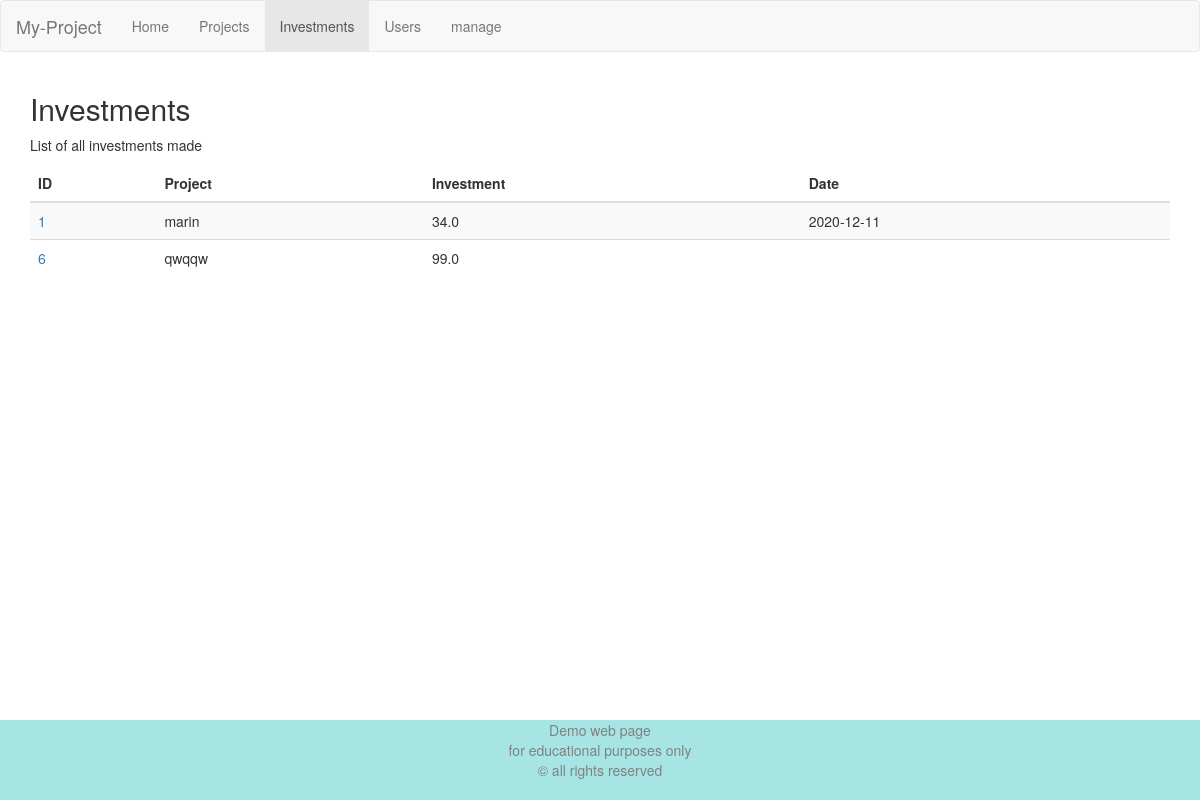
Screenshot of /investments with the database file from the repository.
### models.py (models this page shows)
class BaseModel(Model):
    class Meta:
        database = database

class ProjectInvestment(BaseModel):
    investment_id = AutoField()
    investment = FloatField()
    investment_date = DateField(default=datetime.date.today)
    project_id = ForeignKeyField(Projects, backref='investment')
    class Meta:
        table_name = 'project_investment'

class Projects(BaseModel):
    project_id = AutoField()
    budget = FloatField(null=True)
    comments = TextField(null=True)
    completion = DateField(null=True)
    forcast = FloatField(null=True)
    project_name = TextField(unique=True)
    class Meta:
        table_name = 'projects'

### app.py (the view)
@app.route('/investments')
def investments():
    inv_list = [
        row for row in Projects.select(Projects, ProjectInvestment).join(
            ProjectInvestment).order_by(Projects.project_name).dicts()
    ]
    return render_template('investments.j2', inv=inv_list)

### app.py (called while the page is built)
@app.before_request
def _db_connect():
    database.connect()

@app.teardown_request
def _db_close(_):
    if not database.is_closed():
        database.close()

### templates/investments.j2
{% extends "template.j2" %}
{% block navbar %}
<li><a href="/">Home</a></li>
<li><a href="/projects">Projects</a></li>
<li class="active"><a href="#">Investments</a></li>
<li><a href="/allusers">Users</a></li>
<li><a href="/manage">manage</a></li>
{% endblock navbar %}
{% block page %}
<div class="container">
  <h2>Investments</h2>
  <p>List of all investments made</p>
  <table class="table table-striped">
    <thead>
      <tr>
        <th>ID</th>
        <th>Project</th>
        <th>Investment</th>
        <th>Date</th>
      </tr>
    </thead>
    <tbody>
        {% for i in inv %}
        <tr>
          <td>
            <a href="/editinv/{{i['investment_id']}}">
              {{i['investment_id']}}
            </a>
          </td>
          <td>{{i['project_name']}}</td>
          <td>{{i['investment']}}</td>
          <td>{{i['investment_date']}}</td>
        </tr>
        {% endfor %}
    </tbody>
  </table>
</div>
{% endblock page %}

### static/css/style.css (style rules this page uses)
* { box-sizing: border-box; margin: 0; }
html, body { height: 100%; }
.container { margin-bottom: 2vh; }

### rows the page displays
ProjectInvestment: investment_id "1", project_name "marin", investment "34.0", investment_date "2020-12-11"
ProjectInvestment: investment_id "6", project_name "qwqqw", investment "99.0"
